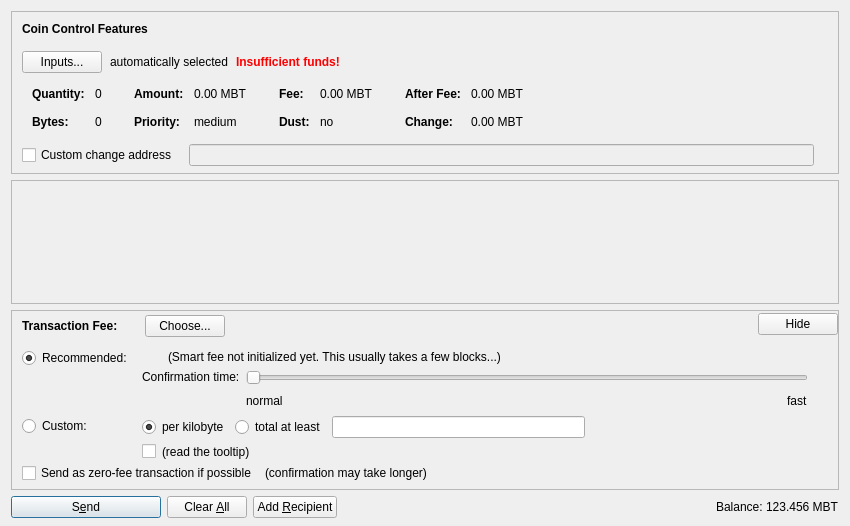
<?xml version="1.0" encoding="UTF-8"?>
<ui version="4.0">
 <class>SendCoinsDialog</class>
 <widget class="QDialog" name="SendCoinsDialog">
  <property name="geometry">
   <rect>
    <x>0</x>
    <y>0</y>
    <width>850</width>
    <height>526</height>
   </rect>
  </property>
  <property name="windowTitle">
   <string>Send Coins</string>
  </property>
  <layout class="QVBoxLayout" name="verticalLayout" stretch="0,1,0,0">
   <property name="bottomMargin">
    <number>8</number>
   </property>
   <item>
    <widget class="QFrame" name="frameCoinControl">
     <property name="sizePolicy">
      <sizepolicy hsizetype="Expanding" vsizetype="Expanding">
       <horstretch>0</horstretch>
       <verstretch>0</verstretch>
      </sizepolicy>
     </property>
     <property name="maximumSize">
      <size>
       <width>16777215</width>
       <height>16777215</height>
      </size>
     </property>
     <property name="frameShape">
      <enum>QFrame::StyledPanel</enum>
     </property>
     <property name="frameShadow">
      <enum>QFrame::Sunken</enum>
     </property>
     <layout class="QVBoxLayout" name="verticalLayoutCoinControl2">
      <property name="spacing">
       <number>0</number>
      </property>
      <property name="leftMargin">
       <number>0</number>
      </property>
      <property name="topMargin">
       <number>0</number>
      </property>
      <property name="rightMargin">
       <number>0</number>
      </property>
      <property name="bottomMargin">
       <number>6</number>
      </property>
      <item>
       <layout class="QVBoxLayout" name="verticalLayoutCoinControl" stretch="0,0,0,0,1">
        <property name="spacing">
         <number>0</number>
        </property>
        <property name="leftMargin">
         <number>10</number>
        </property>
        <property name="topMargin">
         <number>10</number>
        </property>
        <item>
         <layout class="QHBoxLayout" name="horizontalLayoutCoinControl1">
          <property name="bottomMargin">
           <number>15</number>
          </property>
          <item>
           <widget class="QLabel" name="labelCoinControlFeatures">
            <property name="sizePolicy">
             <sizepolicy hsizetype="Preferred" vsizetype="Maximum">
              <horstretch>0</horstretch>
              <verstretch>0</verstretch>
             </sizepolicy>
            </property>
            <property name="font">
             <font>
              <weight>75</weight>
              <bold>true</bold>
             </font>
            </property>
            <property name="styleSheet">
             <string notr="true">font-weight:bold;</string>
            </property>
            <property name="text">
             <string>Coin Control Features</string>
            </property>
           </widget>
          </item>
         </layout>
        </item>
        <item>
         <layout class="QHBoxLayout" name="horizontalLayoutCoinControl2" stretch="0,0,0,0">
          <property name="spacing">
           <number>8</number>
          </property>
          <property name="bottomMargin">
           <number>10</number>
          </property>
          <item>
           <widget class="QPushButton" name="pushButtonCoinControl">
            <property name="styleSheet">
             <string notr="true"/>
            </property>
            <property name="text">
             <string>Inputs...</string>
            </property>
            <property name="autoDefault">
             <bool>false</bool>
            </property>
           </widget>
          </item>
          <item>
           <widget class="QLabel" name="labelCoinControlAutomaticallySelected">
            <property name="text">
             <string>automatically selected</string>
            </property>
            <property name="margin">
             <number>5</number>
            </property>
           </widget>
          </item>
          <item>
           <widget class="QLabel" name="labelCoinControlInsuffFunds">
            <property name="font">
             <font>
              <weight>75</weight>
              <bold>true</bold>
             </font>
            </property>
            <property name="styleSheet">
             <string notr="true">color:red;font-weight:bold;</string>
            </property>
            <property name="text">
             <string>Insufficient funds!</string>
            </property>
            <property name="margin">
             <number>5</number>
            </property>
           </widget>
          </item>
          <item>
           <spacer name="horizontalSpacerCoinControl">
            <property name="orientation">
             <enum>Qt::Horizontal</enum>
            </property>
            <property name="sizeHint" stdset="0">
             <size>
              <width>40</width>
              <height>1</height>
             </size>
            </property>
           </spacer>
          </item>
         </layout>
        </item>
        <item>
         <widget class="QWidget" name="widgetCoinControl" native="true">
          <property name="sizePolicy">
           <sizepolicy hsizetype="Preferred" vsizetype="Preferred">
            <horstretch>0</horstretch>
            <verstretch>0</verstretch>
           </sizepolicy>
          </property>
          <property name="minimumSize">
           <size>
            <width>0</width>
            <height>0</height>
           </size>
          </property>
          <property name="styleSheet">
           <string notr="true"/>
          </property>
          <layout class="QHBoxLayout" name="horizontalLayoutCoinControl5">
           <property name="leftMargin">
            <number>0</number>
           </property>
           <property name="topMargin">
            <number>0</number>
           </property>
           <property name="rightMargin">
            <number>0</number>
           </property>
           <property name="bottomMargin">
            <number>0</number>
           </property>
           <item>
            <layout class="QHBoxLayout" name="horizontalLayoutCoinControl3" stretch="0,0,0,1">
             <property name="spacing">
              <number>20</number>
             </property>
             <property name="topMargin">
              <number>0</number>
             </property>
             <property name="bottomMargin">
              <number>10</number>
             </property>
             <item>
              <layout class="QFormLayout" name="formLayoutCoinControl1">
               <property name="horizontalSpacing">
                <number>10</number>
               </property>
               <property name="verticalSpacing">
                <number>14</number>
               </property>
               <property name="leftMargin">
                <number>10</number>
               </property>
               <property name="topMargin">
                <number>4</number>
               </property>
               <property name="rightMargin">
                <number>6</number>
               </property>
               <item row="0" column="0">
                <widget class="QLabel" name="labelCoinControlQuantityText">
                 <property name="font">
                  <font>
                   <weight>75</weight>
                   <bold>true</bold>
                  </font>
                 </property>
                 <property name="text">
                  <string>Quantity:</string>
                 </property>
                 <property name="margin">
                  <number>0</number>
                 </property>
                </widget>
               </item>
               <item row="0" column="1">
                <widget class="QLabel" name="labelCoinControlQuantity">
                 <property name="cursor">
                  <cursorShape>IBeamCursor</cursorShape>
                 </property>
                 <property name="contextMenuPolicy">
                  <enum>Qt::ActionsContextMenu</enum>
                 </property>
                 <property name="text">
                  <string notr="true">0</string>
                 </property>
                 <property name="margin">
                  <number>0</number>
                 </property>
                 <property name="textInteractionFlags">
                  <set>Qt::LinksAccessibleByMouse|Qt::TextSelectableByKeyboard|Qt::TextSelectableByMouse</set>
                 </property>
                </widget>
               </item>
               <item row="1" column="0">
                <widget class="QLabel" name="labelCoinControlBytesText">
                 <property name="font">
                  <font>
                   <weight>75</weight>
                   <bold>true</bold>
                  </font>
                 </property>
                 <property name="text">
                  <string>Bytes:</string>
                 </property>
                </widget>
               </item>
               <item row="1" column="1">
                <widget class="QLabel" name="labelCoinControlBytes">
                 <property name="cursor">
                  <cursorShape>IBeamCursor</cursorShape>
                 </property>
                 <property name="contextMenuPolicy">
                  <enum>Qt::ActionsContextMenu</enum>
                 </property>
                 <property name="text">
                  <string notr="true">0</string>
                 </property>
                 <property name="textInteractionFlags">
                  <set>Qt::LinksAccessibleByMouse|Qt::TextSelectableByKeyboard|Qt::TextSelectableByMouse</set>
                 </property>
                </widget>
               </item>
              </layout>
             </item>
             <item>
              <layout class="QFormLayout" name="formLayoutCoinControl2">
               <property name="horizontalSpacing">
                <number>10</number>
               </property>
               <property name="verticalSpacing">
                <number>14</number>
               </property>
               <property name="leftMargin">
                <number>6</number>
               </property>
               <property name="topMargin">
                <number>4</number>
               </property>
               <property name="rightMargin">
                <number>6</number>
               </property>
               <item row="0" column="0">
                <widget class="QLabel" name="labelCoinControlAmountText">
                 <property name="font">
                  <font>
                   <weight>75</weight>
                   <bold>true</bold>
                  </font>
                 </property>
                 <property name="text">
                  <string>Amount:</string>
                 </property>
                 <property name="margin">
                  <number>0</number>
                 </property>
                </widget>
               </item>
               <item row="0" column="1">
                <widget class="QLabel" name="labelCoinControlAmount">
                 <property name="cursor">
                  <cursorShape>IBeamCursor</cursorShape>
                 </property>
                 <property name="contextMenuPolicy">
                  <enum>Qt::ActionsContextMenu</enum>
                 </property>
                 <property name="text">
                  <string notr="true">0.00 MBT</string>
                 </property>
                 <property name="textInteractionFlags">
                  <set>Qt::LinksAccessibleByMouse|Qt::TextSelectableByKeyboard|Qt::TextSelectableByMouse</set>
                 </property>
                </widget>
               </item>
               <item row="1" column="0">
                <widget class="QLabel" name="labelCoinControlPriorityText">
                 <property name="font">
                  <font>
                   <weight>75</weight>
                   <bold>true</bold>
                  </font>
                 </property>
                 <property name="text">
                  <string>Priority:</string>
                 </property>
                </widget>
               </item>
               <item row="1" column="1">
                <widget class="QLabel" name="labelCoinControlPriority">
                 <property name="cursor">
                  <cursorShape>IBeamCursor</cursorShape>
                 </property>
                 <property name="contextMenuPolicy">
                  <enum>Qt::ActionsContextMenu</enum>
                 </property>
                 <property name="text">
                  <string notr="true">medium</string>
                 </property>
                 <property name="textInteractionFlags">
                  <set>Qt::LinksAccessibleByMouse|Qt::TextSelectableByKeyboard|Qt::TextSelectableByMouse</set>
                 </property>
                </widget>
               </item>
              </layout>
             </item>
             <item>
              <layout class="QFormLayout" name="formLayoutCoinControl3">
               <property name="horizontalSpacing">
                <number>10</number>
               </property>
               <property name="verticalSpacing">
                <number>14</number>
               </property>
               <property name="leftMargin">
                <number>6</number>
               </property>
               <property name="topMargin">
                <number>4</number>
               </property>
               <property name="rightMargin">
                <number>6</number>
               </property>
               <item row="0" column="0">
                <widget class="QLabel" name="labelCoinControlFeeText">
                 <property name="font">
                  <font>
                   <weight>75</weight>
                   <bold>true</bold>
                  </font>
                 </property>
                 <property name="text">
                  <string>Fee:</string>
                 </property>
                 <property name="margin">
                  <number>0</number>
                 </property>
                </widget>
               </item>
               <item row="0" column="1">
                <widget class="QLabel" name="labelCoinControlFee">
                 <property name="cursor">
                  <cursorShape>IBeamCursor</cursorShape>
                 </property>
                 <property name="contextMenuPolicy">
                  <enum>Qt::ActionsContextMenu</enum>
                 </property>
                 <property name="text">
                  <string notr="true">0.00 MBT</string>
                 </property>
                 <property name="textInteractionFlags">
                  <set>Qt::LinksAccessibleByMouse|Qt::TextSelectableByKeyboard|Qt::TextSelectableByMouse</set>
                 </property>
                </widget>
               </item>
               <item row="1" column="0">
                <widget class="QLabel" name="labelCoinControlLowOutputText">
                 <property name="font">
                  <font>
                   <weight>75</weight>
                   <bold>true</bold>
                  </font>
                 </property>
                 <property name="text">
                  <string>Dust:</string>
                 </property>
                </widget>
               </item>
               <item row="1" column="1">
                <widget class="QLabel" name="labelCoinControlLowOutput">
                 <property name="cursor">
                  <cursorShape>IBeamCursor</cursorShape>
                 </property>
                 <property name="contextMenuPolicy">
                  <enum>Qt::ActionsContextMenu</enum>
                 </property>
                 <property name="text">
                  <string notr="true">no</string>
                 </property>
                 <property name="textInteractionFlags">
                  <set>Qt::LinksAccessibleByMouse|Qt::TextSelectableByKeyboard|Qt::TextSelectableByMouse</set>
                 </property>
                </widget>
               </item>
              </layout>
             </item>
             <item>
              <layout class="QFormLayout" name="formLayoutCoinControl4">
               <property name="horizontalSpacing">
                <number>10</number>
               </property>
               <property name="verticalSpacing">
                <number>14</number>
               </property>
               <property name="leftMargin">
                <number>6</number>
               </property>
               <property name="topMargin">
                <number>4</number>
               </property>
               <property name="rightMargin">
                <number>6</number>
               </property>
               <item row="0" column="0">
                <widget class="QLabel" name="labelCoinControlAfterFeeText">
                 <property name="font">
                  <font>
                   <weight>75</weight>
                   <bold>true</bold>
                  </font>
                 </property>
                 <property name="text">
                  <string>After Fee:</string>
                 </property>
                 <property name="margin">
                  <number>0</number>
                 </property>
                </widget>
               </item>
               <item row="0" column="1">
                <widget class="QLabel" name="labelCoinControlAfterFee">
                 <property name="cursor">
                  <cursorShape>IBeamCursor</cursorShape>
                 </property>
                 <property name="contextMenuPolicy">
                  <enum>Qt::ActionsContextMenu</enum>
                 </property>
                 <property name="text">
                  <string notr="true">0.00 MBT</string>
                 </property>
                 <property name="textInteractionFlags">
                  <set>Qt::LinksAccessibleByMouse|Qt::TextSelectableByKeyboard|Qt::TextSelectableByMouse</set>
                 </property>
                </widget>
               </item>
               <item row="1" column="0">
                <widget class="QLabel" name="labelCoinControlChangeText">
                 <property name="font">
                  <font>
                   <weight>75</weight>
                   <bold>true</bold>
                  </font>
                 </property>
                 <property name="text">
                  <string>Change:</string>
                 </property>
                </widget>
               </item>
               <item row="1" column="1">
                <widget class="QLabel" name="labelCoinControlChange">
                 <property name="cursor">
                  <cursorShape>IBeamCursor</cursorShape>
                 </property>
                 <property name="contextMenuPolicy">
                  <enum>Qt::ActionsContextMenu</enum>
                 </property>
                 <property name="text">
                  <string notr="true">0.00 MBT</string>
                 </property>
                 <property name="textInteractionFlags">
                  <set>Qt::LinksAccessibleByMouse|Qt::TextSelectableByKeyboard|Qt::TextSelectableByMouse</set>
                 </property>
                </widget>
               </item>
              </layout>
             </item>
            </layout>
           </item>
          </layout>
         </widget>
        </item>
        <item>
         <layout class="QHBoxLayout" name="horizontalLayoutCoinControl4" stretch="0,0,0">
          <property name="spacing">
           <number>12</number>
          </property>
          <property name="sizeConstraint">
           <enum>QLayout::SetDefaultConstraint</enum>
          </property>
          <property name="topMargin">
           <number>5</number>
          </property>
          <property name="rightMargin">
           <number>5</number>
          </property>
          <item>
           <widget class="QCheckBox" name="checkBoxCoinControlChange">
            <property name="toolTip">
             <string>If this is activated, but the change address is empty or invalid, change will be sent to a newly generated address.</string>
            </property>
            <property name="text">
             <string>Custom change address</string>
            </property>
           </widget>
          </item>
          <item>
           <widget class="QValidatedLineEdit" name="lineEditCoinControlChange">
            <property name="enabled">
             <bool>false</bool>
            </property>
            <property name="sizePolicy">
             <sizepolicy hsizetype="Expanding" vsizetype="Fixed">
              <horstretch>0</horstretch>
              <verstretch>0</verstretch>
             </sizepolicy>
            </property>
           </widget>
          </item>
          <item>
           <widget class="QLabel" name="labelCoinControlChangeLabel">
            <property name="sizePolicy">
             <sizepolicy hsizetype="Preferred" vsizetype="Expanding">
              <horstretch>0</horstretch>
              <verstretch>0</verstretch>
             </sizepolicy>
            </property>
            <property name="minimumSize">
             <size>
              <width>0</width>
              <height>0</height>
             </size>
            </property>
            <property name="text">
             <string/>
            </property>
            <property name="margin">
             <number>3</number>
            </property>
           </widget>
          </item>
         </layout>
        </item>
        <item>
         <spacer name="verticalSpacerCoinControl">
          <property name="orientation">
           <enum>Qt::Vertical</enum>
          </property>
          <property name="sizeHint" stdset="0">
           <size>
            <width>800</width>
            <height>1</height>
           </size>
          </property>
         </spacer>
        </item>
       </layout>
      </item>
     </layout>
    </widget>
   </item>
   <item>
    <widget class="QScrollArea" name="scrollArea">
     <property name="widgetResizable">
      <bool>true</bool>
     </property>
     <widget class="QWidget" name="scrollAreaWidgetContents">
      <property name="geometry">
       <rect>
        <x>0</x>
        <y>0</y>
        <width>830</width>
        <height>68</height>
       </rect>
      </property>
      <layout class="QVBoxLayout" name="verticalLayout_2" stretch="0,1">
       <property name="leftMargin">
        <number>0</number>
       </property>
       <property name="topMargin">
        <number>0</number>
       </property>
       <property name="rightMargin">
        <number>0</number>
       </property>
       <property name="bottomMargin">
        <number>0</number>
       </property>
       <item>
        <layout class="QVBoxLayout" name="entries">
         <property name="spacing">
          <number>6</number>
         </property>
        </layout>
       </item>
       <item>
        <spacer name="verticalSpacer">
         <property name="orientation">
          <enum>Qt::Vertical</enum>
         </property>
         <property name="sizeHint" stdset="0">
          <size>
           <width>20</width>
           <height>40</height>
          </size>
         </property>
        </spacer>
       </item>
      </layout>
     </widget>
    </widget>
   </item>
   <item>
    <widget class="QFrame" name="frameFee">
     <property name="sizePolicy">
      <sizepolicy hsizetype="Expanding" vsizetype="Expanding">
       <horstretch>0</horstretch>
       <verstretch>0</verstretch>
      </sizepolicy>
     </property>
     <property name="maximumSize">
      <size>
       <width>16777215</width>
       <height>16777215</height>
      </size>
     </property>
     <property name="frameShape">
      <enum>QFrame::StyledPanel</enum>
     </property>
     <property name="frameShadow">
      <enum>QFrame::Sunken</enum>
     </property>
     <layout class="QVBoxLayout" name="verticalLayoutFee1">
      <property name="spacing">
       <number>0</number>
      </property>
      <property name="leftMargin">
       <number>0</number>
      </property>
      <property name="topMargin">
       <number>0</number>
      </property>
      <property name="rightMargin">
       <number>0</number>
      </property>
      <property name="bottomMargin">
       <number>0</number>
      </property>
      <item>
       <layout class="QVBoxLayout" name="verticalLayoutFee2" stretch="0,0,0">
        <property name="spacing">
         <number>0</number>
        </property>
        <property name="leftMargin">
         <number>10</number>
        </property>
        <property name="topMargin">
         <number>0</number>
        </property>
        <item>
         <layout class="QHBoxLayout" name="horizontalLayoutFee1">
          <property name="bottomMargin">
           <number>0</number>
          </property>
          <item>
           <layout class="QVBoxLayout" name="verticalLayoutFee7">
            <property name="spacing">
             <number>0</number>
            </property>
            <item>
             <spacer name="verticalSpacerSmartFee">
              <property name="orientation">
               <enum>Qt::Vertical</enum>
              </property>
              <property name="sizeType">
               <enum>QSizePolicy::Fixed</enum>
              </property>
              <property name="sizeHint" stdset="0">
               <size>
                <width>1</width>
                <height>4</height>
               </size>
              </property>
             </spacer>
            </item>
            <item>
             <layout class="QHBoxLayout" name="horizontalLayoutSmartFee">
              <property name="spacing">
               <number>10</number>
              </property>
              <item>
               <widget class="QLabel" name="labelFeeHeadline">
                <property name="sizePolicy">
                 <sizepolicy hsizetype="Preferred" vsizetype="Maximum">
                  <horstretch>0</horstretch>
                  <verstretch>0</verstretch>
                 </sizepolicy>
                </property>
                <property name="font">
                 <font>
                  <weight>75</weight>
                  <bold>true</bold>
                 </font>
                </property>
                <property name="styleSheet">
                 <string notr="true">font-weight:bold;</string>
                </property>
                <property name="text">
                 <string>Transaction Fee:</string>
                </property>
               </widget>
              </item>
              <item>
               <widget class="QLabel" name="labelFeeMinimized">
                <property name="text">
                 <string/>
                </property>
               </widget>
              </item>
              <item>
               <widget class="QPushButton" name="buttonChooseFee">
                <property name="text">
                 <string>Choose...</string>
                </property>
               </widget>
              </item>
             </layout>
            </item>
            <item>
             <spacer name="verticalSpacer_5">
              <property name="orientation">
               <enum>Qt::Vertical</enum>
              </property>
              <property name="sizeHint" stdset="0">
               <size>
                <width>1</width>
                <height>1</height>
               </size>
              </property>
             </spacer>
            </item>
           </layout>
          </item>
          <item>
           <spacer name="horizontalSpacer_4">
            <property name="orientation">
             <enum>Qt::Horizontal</enum>
            </property>
            <property name="sizeHint" stdset="0">
             <size>
              <width>40</width>
              <height>20</height>
             </size>
            </property>
           </spacer>
          </item>
          <item>
           <widget class="QPushButton" name="buttonMinimizeFee">
            <property name="toolTip">
             <string>collapse fee-settings</string>
            </property>
            <property name="text">
             <string>Hide</string>
            </property>
           </widget>
          </item>
         </layout>
        </item>
        <item>
         <widget class="QFrame" name="frameFeeSelection">
          <layout class="QVBoxLayout" name="verticalLayoutFee12">
           <property name="spacing">
            <number>0</number>
           </property>
           <property name="leftMargin">
            <number>0</number>
           </property>
           <property name="topMargin">
            <number>0</number>
           </property>
           <property name="rightMargin">
            <number>0</number>
           </property>
           <property name="bottomMargin">
            <number>0</number>
           </property>
           <item>
            <layout class="QGridLayout" name="gridLayoutFee">
             <property name="topMargin">
              <number>10</number>
             </property>
             <property name="bottomMargin">
              <number>4</number>
             </property>
             <property name="horizontalSpacing">
              <number>10</number>
             </property>
             <property name="verticalSpacing">
              <number>4</number>
             </property>
             <item row="1" column="1">
              <layout class="QVBoxLayout" name="verticalLayoutFee8">
               <property name="spacing">
                <number>6</number>
               </property>
               <item>
                <layout class="QHBoxLayout" name="horizontalLayoutFee13">
                 <item>
                  <widget class="QRadioButton" name="radioCustomPerKilobyte">
                   <property name="toolTip">
                    <string>If the custom fee is set to 1000 satoshis and the transaction is only 250 bytes, then &quot;per kilobyte&quot; only pays 250 satoshis in fee, while &quot;total at least&quot; pays 1000 satoshis. For transactions bigger than a kilobyte both pay by kilobyte.</string>
                   </property>
                   <property name="text">
                    <string>per kilobyte</string>
                   </property>
                   <property name="checked">
                    <bool>true</bool>
                   </property>
                   <attribute name="buttonGroup">
                    <string notr="true">groupCustomFee</string>
                   </attribute>
                  </widget>
                 </item>
                 <item>
                  <widget class="QRadioButton" name="radioCustomAtLeast">
                   <property name="toolTip">
                    <string>If the custom fee is set to 1000 satoshis and the transaction is only 250 bytes, then &quot;per kilobyte&quot; only pays 250 satoshis in fee, while &quot;total at least&quot; pays 1000 satoshis. For transactions bigger than a kilobyte both pay by kilobyte.</string>
                   </property>
                   <property name="text">
                    <string>total at least</string>
                   </property>
                   <attribute name="buttonGroup">
                    <string notr="true">groupCustomFee</string>
                   </attribute>
                  </widget>
                 </item>
                 <item>
                  <widget class="GoldbitAmountField" name="customFee"/>
                 </item>
                 <item>
                  <spacer name="horizontalSpacer_6">
                   <property name="orientation">
                    <enum>Qt::Horizontal</enum>
                   </property>
                   <property name="sizeHint" stdset="0">
                    <size>
                     <width>1</width>
                     <height>1</height>
                    </size>
                   </property>
                  </spacer>
                 </item>
                </layout>
               </item>
               <item>
                <layout class="QHBoxLayout" name="horizontalLayoutFee8">
                 <item>
                  <widget class="QCheckBox" name="checkBoxMinimumFee">
                   <property name="toolTip">
                    <string>Paying only the minimum fee is just fine as long as there is less transaction volume than space in the blocks. But be aware that this can end up in a never confirming transaction once there is more demand for goldbit transactions than the network can process.</string>
                   </property>
                   <property name="text">
                    <string/>
                   </property>
                  </widget>
                 </item>
                 <item>
                  <widget class="QLabel" name="labelMinFeeWarning">
                   <property name="enabled">
                    <bool>true</bool>
                   </property>
                   <property name="toolTip">
                    <string>Paying only the minimum fee is just fine as long as there is less transaction volume than space in the blocks. But be aware that this can end up in a never confirming transaction once there is more demand for goldbit transactions than the network can process.</string>
                   </property>
                   <property name="text">
                    <string>(read the tooltip)</string>
                   </property>
                   <property name="margin">
                    <number>5</number>
                   </property>
                  </widget>
                 </item>
                 <item>
                  <spacer name="horizontalSpacer_2">
                   <property name="orientation">
                    <enum>Qt::Horizontal</enum>
                   </property>
                   <property name="sizeHint" stdset="0">
                    <size>
                     <width>1</width>
                     <height>1</height>
                    </size>
                   </property>
                  </spacer>
                 </item>
                </layout>
               </item>
              </layout>
             </item>
             <item row="0" column="0">
              <layout class="QVBoxLayout" name="verticalLayoutFee4" stretch="0,1">
               <item>
                <widget class="QRadioButton" name="radioSmartFee">
                 <property name="text">
                  <string>Recommended:</string>
                 </property>
                 <property name="checked">
                  <bool>true</bool>
                 </property>
                 <attribute name="buttonGroup">
                  <string notr="true">groupFee</string>
                 </attribute>
                </widget>
               </item>
               <item>
                <spacer name="verticalSpacer_2">
                 <property name="orientation">
                  <enum>Qt::Vertical</enum>
                 </property>
                 <property name="sizeHint" stdset="0">
                  <size>
                   <width>1</width>
                   <height>1</height>
                  </size>
                 </property>
                </spacer>
               </item>
              </layout>
             </item>
             <item row="1" column="0">
              <layout class="QVBoxLayout" name="verticalLayoutFee9" stretch="0,1">
               <item>
                <widget class="QRadioButton" name="radioCustomFee">
                 <property name="text">
                  <string>Custom:</string>
                 </property>
                 <attribute name="buttonGroup">
                  <string notr="true">groupFee</string>
                 </attribute>
                </widget>
               </item>
               <item>
                <spacer name="verticalSpacer_6">
                 <property name="orientation">
                  <enum>Qt::Vertical</enum>
                 </property>
                 <property name="sizeHint" stdset="0">
                  <size>
                   <width>1</width>
                   <height>1</height>
                  </size>
                 </property>
                </spacer>
               </item>
              </layout>
             </item>
             <item row="0" column="1">
              <layout class="QVBoxLayout" name="verticalLayoutFee3" stretch="0,0,1">
               <property name="spacing">
                <number>6</number>
               </property>
               <property name="topMargin">
                <number>2</number>
               </property>
               <item>
                <layout class="QHBoxLayout" name="horizontalLayoutFee12">
                 <item>
                  <widget class="QLabel" name="labelSmartFee">
                   <property name="text">
                    <string/>
                   </property>
                   <property name="margin">
                    <number>2</number>
                   </property>
                  </widget>
                 </item>
                 <item>
                  <widget class="QLabel" name="labelFeeEstimation">
                   <property name="text">
                    <string/>
                   </property>
                  </widget>
                 </item>
                 <item>
                  <widget class="QLabel" name="labelSmartFee2">
                   <property name="text">
                    <string>(Smart fee not initialized yet. This usually takes a few blocks...)</string>
                   </property>
                   <property name="margin">
                    <number>2</number>
                   </property>
                  </widget>
                 </item>
                 <item>
                  <spacer name="horizontalSpacer_5">
                   <property name="orientation">
                    <enum>Qt::Horizontal</enum>
                   </property>
                   <property name="sizeHint" stdset="0">
                    <size>
                     <width>1</width>
                     <height>1</height>
                    </size>
                   </property>
                  </spacer>
                 </item>
                </layout>
               </item>
               <item>
                <layout class="QHBoxLayout" name="horizontalLayoutFee9">
                 <item>
                  <layout class="QVBoxLayout" name="verticalLayoutFee6">
                   <item>
                    <widget class="QLabel" name="labelSmartFee3">
                     <property name="text">
                      <string>Confirmation time:</string>
                     </property>
                     <property name="margin">
                      <number>2</number>
                     </property>
                    </widget>
                   </item>
                   <item>
                    <spacer name="verticalSpacer_3">
                     <property name="orientation">
                      <enum>Qt::Vertical</enum>
                     </property>
                     <property name="sizeHint" stdset="0">
                      <size>
                       <width>1</width>
                       <height>1</height>
                      </size>
                     </property>
                    </spacer>
                   </item>
                  </layout>
                 </item>
                 <item>
                  <layout class="QVBoxLayout" name="verticalLayoutFee5">
                   <property name="rightMargin">
                    <number>30</number>
                   </property>
                   <item>
                    <widget class="QSlider" name="sliderSmartFee">
                     <property name="minimum">
                      <number>0</number>
                     </property>
                     <property name="maximum">
                      <number>24</number>
                     </property>
                     <property name="pageStep">
                      <number>1</number>
                     </property>
                     <property name="value">
                      <number>0</number>
                     </property>
                     <property name="orientation">
                      <enum>Qt::Horizontal</enum>
                     </property>
                     <property name="invertedAppearance">
                      <bool>false</bool>
                     </property>
                     <property name="invertedControls">
                      <bool>false</bool>
                     </property>
                     <property name="tickPosition">
                      <enum>QSlider::NoTicks</enum>
                     </property>
                    </widget>
                   </item>
                   <item>
                    <layout class="QHBoxLayout" name="horizontalLayoutFee10">
                     <item>
                      <widget class="QLabel" name="labelSmartFeeNormal">
                       <property name="text">
                        <string>normal</string>
                       </property>
                      </widget>
                     </item>
                     <item>
                      <spacer name="horizontalSpacer_3">
                       <property name="orientation">
                        <enum>Qt::Horizontal</enum>
                       </property>
                       <property name="sizeHint" stdset="0">
                        <size>
                         <width>40</width>
                         <height>20</height>
                        </size>
                       </property>
                      </spacer>
                     </item>
                     <item>
                      <widget class="QLabel" name="labelSmartFeeFast">
                       <property name="text">
                        <string>fast</string>
                       </property>
                      </widget>
                     </item>
                    </layout>
                   </item>
                  </layout>
                 </item>
                </layout>
               </item>
               <item>
                <spacer name="verticalSpacer_4">
                 <property name="orientation">
                  <enum>Qt::Vertical</enum>
                 </property>
                 <property name="sizeHint" stdset="0">
                  <size>
                   <width>1</width>
                   <height>1</height>
                  </size>
                 </property>
                </spacer>
               </item>
              </layout>
             </item>
            </layout>
           </item>
           <item>
            <layout class="QHBoxLayout" name="horizontalLayoutFee5" stretch="0,0,0">
             <property name="spacing">
              <number>8</number>
             </property>
             <property name="bottomMargin">
              <number>4</number>
             </property>
             <item>
              <widget class="QCheckBox" name="checkBoxFreeTx">
               <property name="text">
                <string>Send as zero-fee transaction if possible</string>
               </property>
              </widget>
             </item>
             <item>
              <widget class="QLabel" name="labelFreeTx">
               <property name="text">
                <string>(confirmation may take longer)</string>
               </property>
               <property name="margin">
                <number>5</number>
               </property>
              </widget>
             </item>
             <item>
              <spacer name="horizontalSpacerFee5">
               <property name="orientation">
                <enum>Qt::Horizontal</enum>
               </property>
               <property name="sizeHint" stdset="0">
                <size>
                 <width>1</width>
                 <height>1</height>
                </size>
               </property>
              </spacer>
             </item>
            </layout>
           </item>
           <item>
            <spacer name="verticalSpacerFee2">
             <property name="orientation">
              <enum>Qt::Vertical</enum>
             </property>
             <property name="sizeHint" stdset="0">
              <size>
               <width>1</width>
               <height>1</height>
              </size>
             </property>
            </spacer>
           </item>
          </layout>
         </widget>
        </item>
        <item>
         <spacer name="verticalSpacerFee">
          <property name="orientation">
           <enum>Qt::Vertical</enum>
          </property>
          <property name="sizeHint" stdset="0">
           <size>
            <width>800</width>
            <height>1</height>
           </size>
          </property>
         </spacer>
        </item>
       </layout>
      </item>
     </layout>
    </widget>
   </item>
   <item>
    <layout class="QHBoxLayout" name="horizontalLayout">
     <item>
      <widget class="QPushButton" name="sendButton">
       <property name="minimumSize">
        <size>
         <width>150</width>
         <height>0</height>
        </size>
       </property>
       <property name="toolTip">
        <string>Confirm the send action</string>
       </property>
       <property name="text">
        <string>S&amp;end</string>
       </property>
       <property name="icon">
        <iconset resource="../goldbit.qrc">
         <normaloff>:/icons/send</normaloff>:/icons/send</iconset>
       </property>
       <property name="autoDefault">
        <bool>false</bool>
       </property>
       <property name="default">
        <bool>true</bool>
       </property>
      </widget>
     </item>
     <item>
      <widget class="QPushButton" name="clearButton">
       <property name="sizePolicy">
        <sizepolicy hsizetype="Minimum" vsizetype="Fixed">
         <horstretch>0</horstretch>
         <verstretch>0</verstretch>
        </sizepolicy>
       </property>
       <property name="toolTip">
        <string>Clear all fields of the form.</string>
       </property>
       <property name="text">
        <string>Clear &amp;All</string>
       </property>
       <property name="icon">
        <iconset resource="../goldbit.qrc">
         <normaloff>:/icons/remove</normaloff>:/icons/remove</iconset>
       </property>
       <property name="autoDefault">
        <bool>false</bool>
       </property>
      </widget>
     </item>
     <item>
      <widget class="QPushButton" name="addButton">
       <property name="toolTip">
        <string>Send to multiple recipients at once</string>
       </property>
       <property name="text">
        <string>Add &amp;Recipient</string>
       </property>
       <property name="icon">
        <iconset resource="../goldbit.qrc">
         <normaloff>:/icons/add</normaloff>:/icons/add</iconset>
       </property>
       <property name="autoDefault">
        <bool>false</bool>
       </property>
      </widget>
     </item>
     <item>
      <spacer name="horizontalSpacer">
       <property name="orientation">
        <enum>Qt::Horizontal</enum>
       </property>
       <property name="sizeHint" stdset="0">
        <size>
         <width>40</width>
         <height>20</height>
        </size>
       </property>
      </spacer>
     </item>
     <item>
      <layout class="QHBoxLayout" name="horizontalLayout_2">
       <property name="spacing">
        <number>3</number>
       </property>
       <item>
        <widget class="QLabel" name="label">
         <property name="sizePolicy">
          <sizepolicy hsizetype="Preferred" vsizetype="Fixed">
           <horstretch>0</horstretch>
           <verstretch>0</verstretch>
          </sizepolicy>
         </property>
         <property name="text">
          <string>Balance:</string>
         </property>
        </widget>
       </item>
       <item>
        <widget class="QLabel" name="labelBalance">
         <property name="sizePolicy">
          <sizepolicy hsizetype="Preferred" vsizetype="Fixed">
           <horstretch>0</horstretch>
           <verstretch>0</verstretch>
          </sizepolicy>
         </property>
         <property name="cursor">
          <cursorShape>IBeamCursor</cursorShape>
         </property>
         <property name="text">
          <string notr="true">123.456 MBT</string>
         </property>
         <property name="textInteractionFlags">
          <set>Qt::LinksAccessibleByMouse|Qt::TextSelectableByKeyboard|Qt::TextSelectableByMouse</set>
         </property>
        </widget>
       </item>
      </layout>
     </item>
    </layout>
   </item>
  </layout>
 </widget>
 <customwidgets>
  <customwidget>
   <class>QValidatedLineEdit</class>
   <extends>QLineEdit</extends>
   <header>qvalidatedlineedit.h</header>
  </customwidget>
  <customwidget>
   <class>GoldbitAmountField</class>
   <extends>QLineEdit</extends>
   <header>goldbitamountfield.h</header>
   <container>1</container>
  </customwidget>
 </customwidgets>
 <resources>
  <include location="../goldbit.qrc"/>
 </resources>
 <connections/>
 <buttongroups>
  <buttongroup name="groupFee"/>
  <buttongroup name="groupCustomFee"/>
 </buttongroups>
</ui>
